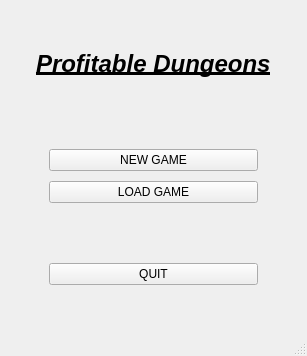
<?xml version="1.0" encoding="UTF-8"?>
<ui version="4.0">
 <class>InitialWindow</class>
 <widget class="QMainWindow" name="InitialWindow">
  <property name="geometry">
   <rect>
    <x>0</x>
    <y>0</y>
    <width>307</width>
    <height>356</height>
   </rect>
  </property>
  <property name="sizePolicy">
   <sizepolicy hsizetype="Fixed" vsizetype="Fixed">
    <horstretch>0</horstretch>
    <verstretch>0</verstretch>
   </sizepolicy>
  </property>
  <property name="windowTitle">
   <string>Profitable Dungeons</string>
  </property>
  <widget class="QWidget" name="centralwidget">
   <property name="sizePolicy">
    <sizepolicy hsizetype="Fixed" vsizetype="Fixed">
     <horstretch>0</horstretch>
     <verstretch>0</verstretch>
    </sizepolicy>
   </property>
   <layout class="QVBoxLayout" name="verticalLayout">
    <property name="topMargin">
     <number>10</number>
    </property>
    <item alignment="Qt::AlignHCenter">
     <widget class="QLabel" name="label">
      <property name="sizePolicy">
       <sizepolicy hsizetype="Fixed" vsizetype="Fixed">
        <horstretch>0</horstretch>
        <verstretch>0</verstretch>
       </sizepolicy>
      </property>
      <property name="font">
       <font>
        <pointsize>18</pointsize>
        <weight>75</weight>
        <italic>true</italic>
        <bold>true</bold>
        <underline>true</underline>
       </font>
      </property>
      <property name="text">
       <string>Profitable Dungeons</string>
      </property>
     </widget>
    </item>
    <item>
     <spacer name="verticalSpacer_2">
      <property name="orientation">
       <enum>Qt::Vertical</enum>
      </property>
      <property name="sizeType">
       <enum>QSizePolicy::Fixed</enum>
      </property>
      <property name="sizeHint" stdset="0">
       <size>
        <width>40</width>
        <height>25</height>
       </size>
      </property>
     </spacer>
    </item>
    <item>
     <layout class="QVBoxLayout" name="verticalLayout_2">
      <property name="spacing">
       <number>10</number>
      </property>
      <property name="leftMargin">
       <number>40</number>
      </property>
      <property name="rightMargin">
       <number>40</number>
      </property>
      <item>
       <widget class="QPushButton" name="new_game_btn">
        <property name="sizePolicy">
         <sizepolicy hsizetype="Preferred" vsizetype="Fixed">
          <horstretch>0</horstretch>
          <verstretch>0</verstretch>
         </sizepolicy>
        </property>
        <property name="text">
         <string>NEW GAME</string>
        </property>
       </widget>
      </item>
      <item>
       <widget class="QPushButton" name="load_game_btn">
        <property name="text">
         <string>LOAD GAME</string>
        </property>
       </widget>
      </item>
      <item>
       <spacer name="verticalSpacer">
        <property name="orientation">
         <enum>Qt::Vertical</enum>
        </property>
        <property name="sizeType">
         <enum>QSizePolicy::Fixed</enum>
        </property>
        <property name="sizeHint" stdset="0">
         <size>
          <width>20</width>
          <height>50</height>
         </size>
        </property>
       </spacer>
      </item>
      <item>
       <widget class="QPushButton" name="quit_btn">
        <property name="text">
         <string>QUIT</string>
        </property>
       </widget>
      </item>
     </layout>
    </item>
   </layout>
  </widget>
  <widget class="QStatusBar" name="statusbar"/>
 </widget>
 <resources/>
 <connections/>
</ui>
